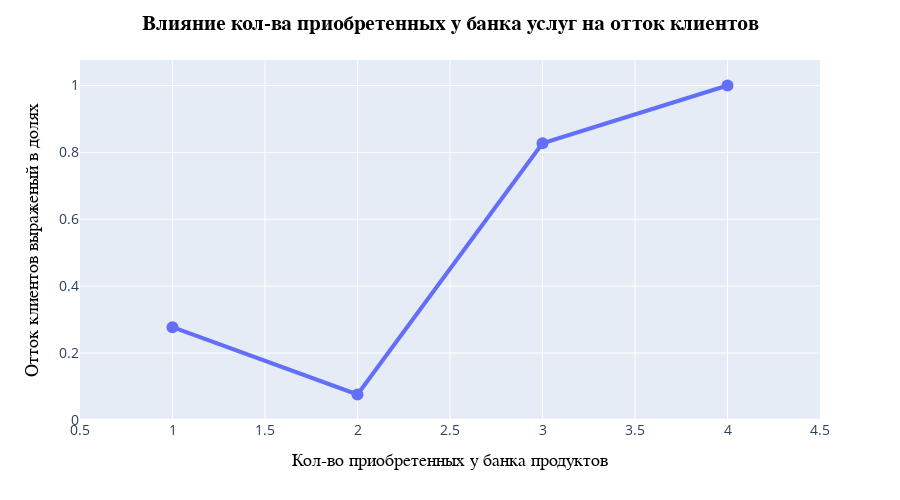

The notebook cell saved with this chart:
### Code cell
fig = px.line(
    data_frame=of_prod_ex, #датафрейм
    x='NumOfProducts', #ось абсцисс
    y='Exited', #ось ординат
    height=500, #высота
    width=900, #ширина
    markers=True,
    labels={
        "NumOfProducts": "Кол-во приобретенных у банка продуктов",  # Переименование оси X
        "Exited": "Отток клиентов выраженый в долях"     # Переименование оси Y
    }
)
fig.update_traces(line=dict(width=4)) # Задаем толщину линии графика 6 ед.
fig.update_traces(marker=dict(size=12)) # Задаем диаметр точек маркера 12 ед.
fig.update_xaxes(range=[0.5, 4.5]) # Задаем диапазон значений по оси х
fig.update_xaxes(tickfont=dict(size=14)) # Задаем размер шрифта 14px для меток X
fig.update_yaxes(tickfont=dict(size=14)) # Задаем размер шрифта 14px для меток у
fig.update_xaxes(title_font=dict(size=18, family="Arial", color="black")) # Задаем размер шрифта 18px для названия X
fig.update_yaxes(title_font=dict(size=18, family="Arial", color="black")) # Задаем размер шрифта 18px для названия у
fig.update_layout(
    # Настройки для центрирования заголовка (title)
    title_text="Влияние кол-ва приобретенных у банка услуг на отток клиентов",
    title_x=0.5,  # 0.5 означает 50% ширины от левого края, то есть центр
    # Настройки для шрифта заголовка (title_font)
    title_font=dict(
        size=21, # Увеличенный размер шрифта (например, 21px)
        weight='bold', # Жирный шрифт заголовка
        family="Courier New, monospace", # Тип шрифта
        color="black")    # Цвет шрифта
    ) 
fig.show()

### Figure 1 — Plotly figure (JSON) as saved in the notebook; plotly's stock layout.template omitted (floating-point values rounded to 4 significant figures)
{"data": [{"hovertemplate": "Кол-во приобретенных у банка продуктов=%{x}<br>Отток клиентов выраженый в долях=%{y}<extra></extra>", "legendgroup": "", "line": {"color": "#636efa", "dash": "solid", "width": 4}, "marker": {"size": 12, "symbol": "circle"}, "mode": "lines+markers", "name": "", "orientation": "v", "showlegend": false, "type": "scatter", "x": [1, 2, 3, 4], "xaxis": "x", "y": [0.2771, 0.07582, 0.8271, 1.0], "yaxis": "y"}], "layout": {"height": 500, "legend": {"tracegroupgap": 0}, "margin": {"t": 60}, "title": {"font": {"color": "black", "family": "Courier New, monospace", "size": 21, "weight": "bold"}, "text": "Влияние кол-ва приобретенных у банка услуг на отток клиентов", "x": 0.5}, "width": 900, "xaxis": {"anchor": "y", "domain": [0, 1], "range": [0.5, 4.5], "tickfont": {"size": 14}, "title": {"font": {"color": "black", "family": "Arial", "size": 18}, "text": "Кол-во приобретенных у банка продуктов"}}, "yaxis": {"anchor": "x", "domain": [0, 1], "tickfont": {"size": 14}, "title": {"font": {"color": "black", "family": "Arial", "size": 18}, "text": "Отток клиентов выраженый в долях"}}}}
